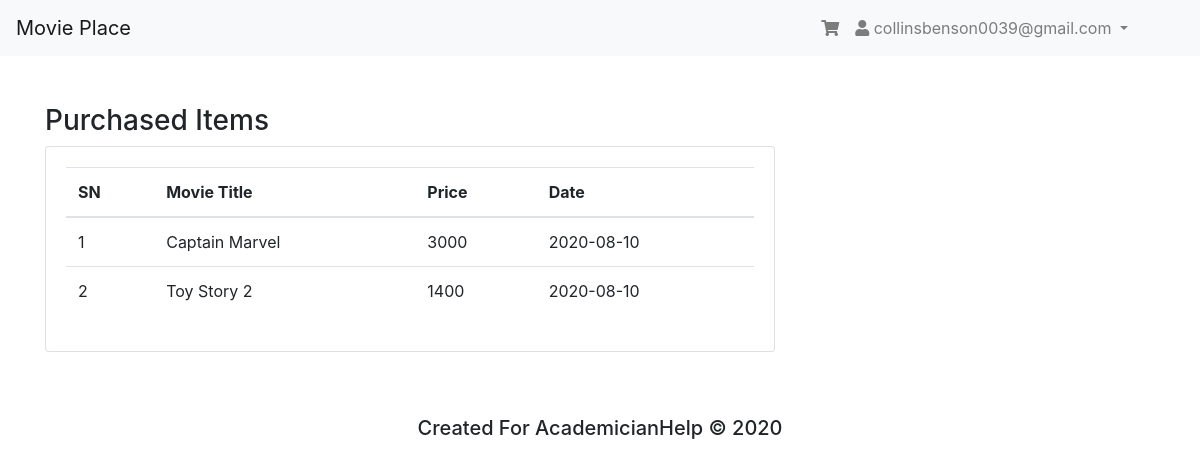
Screenshot of /user/?pg=purchased-items (signed in) with the database file from the repository.
### tables this page shows
CREATE TABLE `items_table` (
  `id` int(11) NOT NULL,
  `user_id` int(11) NOT NULL,
  `movie_id` int(11) NOT NULL,
  `purchase_id` varchar(200) NOT NULL,
  `price` bigint(20) NOT NULL,
  `trans_date` date NOT NULL,
  `status` int(11) NOT NULL
);

CREATE TABLE `movies_table` (
  `id` int(11) NOT NULL,
  `movie_title` varchar(200) NOT NULL,
  `price` int(11) NOT NULL,
  `photo` varchar(200) NOT NULL,
  `description` text NOT NULL,
  `genre_id` int(11) NOT NULL,
  `token_id` varchar(200) NOT NULL,
  `created_at` date NOT NULL
);

### functions/select_all.php (called while the page is built, shortened)
<?php
function selectField2($table, $field, $where, $id)
{
    try {
        $db = new PDO("mysql:host=" . DB_HOST . ";dbname=" . DB_NAME . ";port=" . DB_PORT, DB_USER, DB_PASS);
        $db->setAttribute(PDO::ATTR_ERRMODE, PDO::ERRMODE_EXCEPTION);
        $db->exec("SET NAMES 'utf8'");
    } catch (Exception $e) {
        echo "Could not connect to the database";
        exit;
    }
    try {
        $result = $db->prepare("SELECT {$field} FROM {$table} WHERE {$where} = ?");
        $result->bindParam(1, $id);
        $result->execute();
    } catch (Exception $e) {
        echo "could not retrive data, something went wrong ($table) ";
        exit;
    }
    $return = $result->fetch(PDO::FETCH_ASSOC);
    $reply = $return[$field];
    return $reply;
}
function select_all_value($table, $field, $where, $params)
{
    try {
        $db = new PDO("mysql:host=" . DB_HOST . ";dbname=" . DB_NAME . ";port=" . DB_PORT, DB_USER, DB_PASS);
        $db->setAttribute(PDO::ATTR_ERRMODE, PDO::ERRMODE_EXCEPTION);
        $db->exec("SET NAMES 'utf8'");
    } catch (Exception $e) {
        echo "Could not connect to the database";
        exit;
    }
    try {
        $result = $db->prepare("SELECT {$field} FROM {$table} WHERE {$where} = ?");
        $result->bindParam(1, $params);
        $result->execute();
    } catch (Exception $e) {
        echo "could not retrive data, something went wrong ($table) ";
        exit;
    }
    $return = $result->fetchAll(PDO::FETCH_ASSOC);
    return $return;
}

### user/pages/purchased-items.php (the view, shortened to what this page needs)
<?php
$purchased_item = select_all_value("items_table", "*", "user_id", $_SESSION["user_details"]->id);
$i = 1;
?>
<div class="container">
    <h3>Purchased Items</h3>
    <div class="row">
        <div class="col-md-8">
            <div class="card mb-3">
                <div class="card-body">
                    <table class="table">
                        <thead>
                            <tr>
                                <th>SN</th>
                                <th>Movie Title</th>
                                <th>Price</th>
                                <th>Date</th>
                            </tr>
                        </thead>
                        <tbody>
                            <?php foreach ($purchased_item as $item) { ?>
                                <tr>
                                    <td><?php echo $i ?></td>
                                    <td><?php echo selectField2("movies_table", "movie_title", "id", $item["movie_id"]); ?></td>
                                    <td><?php echo selectField2("movies_table", "price", "id", $item["movie_id"]); ?></td>
                                    <td><?php echo $item["trans_date"]; ?></td>
                                </tr>
                            <?php $i++;
                            } ?>
                        </tbody>
                    </table>
                </div>
            </div>
        </div>
    </div>
</div>

### rows the page displays
items_table: movie.movie_title "Captain Marvel", movie.price "3000", trans_date "2020-08-10"
items_table: movie.movie_title "Toy Story 2", movie.price "1400", trans_date "2020-08-10"

### other values shown
SITE_NAME "Movie Place"
$_SESSION["user_details"]->email "collinsbenson0039@gmail.com"
